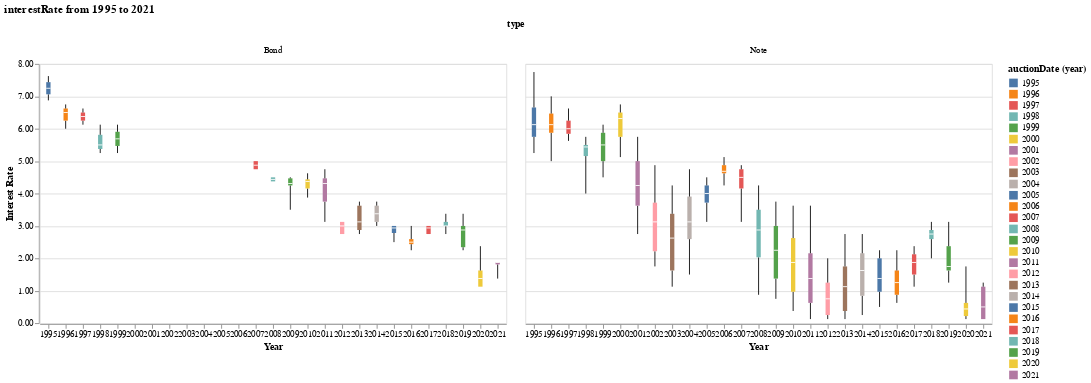

Source (notebook cell):
### Code cell
doBoxWhiskerFacet(dfsa, metric='interestRate', title='Interest Rate', instruments=['Note', 'Bond'])

### Figure 1 — Vega-Lite specification as saved in the notebook (floating-point values rounded to 4 significant figures; data arrays with more than 128 entries replaced by an {"elided": "..."} marker saying what was removed)
{"config": {"view": {"continuousWidth": 400, "continuousHeight": 300}}, "data": {"name": "data-2ffda4af318752e09dea1c42ad990a1b"}, "facet": {"column": {"type": "ordinal", "field": "type"}}, "spec": {"layer": [{"mark": "rule", "encoding": {"x": {"type": "nominal", "axis": {"labelAngle": 0, "labelOverlap": "greedy", "title": "Year"}, "field": "auctionDate", "timeUnit": "year"}, "y": {"type": "quantitative", "aggregate": "min", "axis": {"format": ".2f", "title": "Interest Rate"}, "field": "interestRate"}, "y2": {"aggregate": "q1", "field": "interestRate"}}}, {"mark": {"type": "bar", "size": 5.0}, "encoding": {"color": {"type": "nominal", "field": "auctionDate", "timeUnit": "year"}, "x": {"type": "nominal", "field": "auctionDate", "timeUnit": "year"}, "y": {"type": "quantitative", "aggregate": "q1", "field": "interestRate"}, "y2": {"aggregate": "q3", "field": "interestRate"}}}, {"mark": "rule", "encoding": {"x": {"type": "nominal", "field": "auctionDate", "timeUnit": "year"}, "y": {"type": "quantitative", "aggregate": "max", "field": "interestRate"}, "y2": {"aggregate": "q3", "field": "interestRate"}}}, {"mark": {"type": "tick", "color": "white", "size": 5.0}, "encoding": {"x": {"type": "nominal", "field": "auctionDate", "timeUnit": "year"}, "y": {"type": "quantitative", "aggregate": "median", "field": "interestRate"}}}]}, "title": "interestRate from 1995 to 2021", "$schema": "https://vega.github.io/schema/vega-lite/v4.8.1.json", "datasets": {"data-2ffda4af318752e09dea1c42ad990a1b": {"elided": "1336 records"}}}
